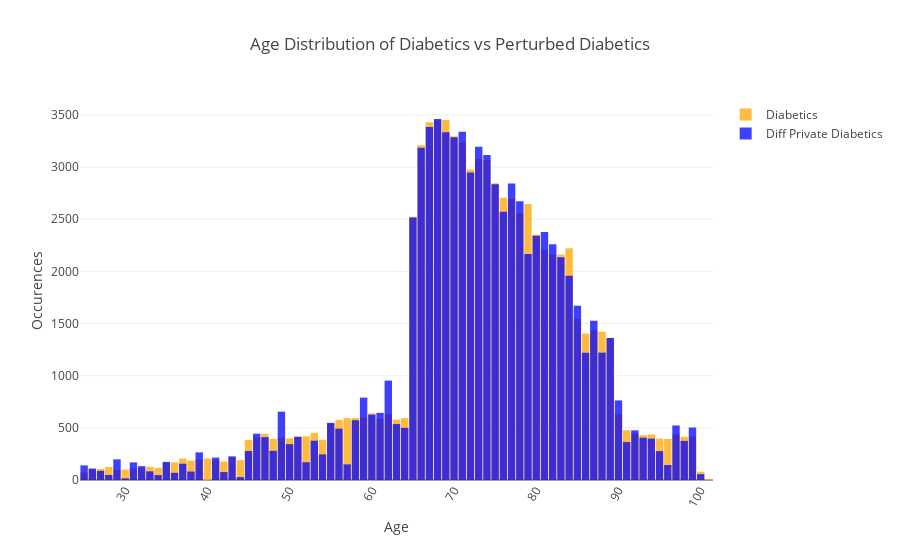

The code cell stored with this chart in its notebook:
### Markdown cell above
## Differentially Private Diabetics

### Code cell
from IPython.display import display
from ipywidgets import interact, interactive, fixed, interact_manual
import ipywidgets as widgets
import numpy as np
from collections import Counter

def mean(dataframe):
    tuples = zip(dataframe['age'], dataframe['count'])
    sum_of_numbers = sum(number*count for number, count in tuples)
    count = sum(count for n, count in tuples)
    mean = sum_of_numbers / count
    
    return mean

def perturb_age(counts, epsilon=1):
    
    temp = []
    
    for k,v in zip(counts['age'], counts['count']):
        noise = np.random.laplace(scale=1/epsilon);
        cur_count = np.round(v + noise)
        if cur_count < 0:
            cur_count = 0
        temp.append((k, cur_count))
    
    return pd.DataFrame(temp, columns=['age', 'count'])

def run(button):
    
    DP_diabetics = perturb_age(diabetics, slider.value)
    
    diab_data = go.Bar(x=diabetics['age'], y=diabetics['count'], name="Diabetics", marker=dict(
        color='#FFA500'), opacity=0.75)

    DP_diab_data = go.Bar(x=DP_diabetics['age'], y=DP_diabetics['count'], name="Diff Private Diabetics", marker=dict(
        color='#0000FF'), opacity=0.75)

    layout = go.Layout(
        title='Age Distribution of Diabetics vs Perturbed Diabetics', 
        xaxis={'title':'Age', 'tickangle': 300, 'exponentformat': 'none'}, 
        yaxis={'title':'Occurences'},
        showlegend=True,
        bargap=0.1,
        barmode='overlay')

    data_all = [diab_data, DP_diab_data]

    fig = go.Figure(data=data_all, layout=layout)
    
    iplot(fig, filename='overlaid histogram')
    

button = widgets.Button(description="Run Query")
button.on_click(run)

box = widgets.Box()

slider = widgets.FloatSlider(min=0.001, max=10, value=0.01, step=0.001, description='Epsilon')

display(slider)
display(button)

box

### Figure 1 — Plotly figure (JSON) as saved in the notebook; plotly's stock layout.template omitted (floating-point values rounded to 4 significant figures)
{"data": [{"marker": {"color": "#FFA500"}, "name": "Diabetics", "opacity": 0.75, "type": "bar", "x": [25, 26, 27, 28, 29, 30, 31, 32, 33, 34, 35, 36, 37, 38, 39, 40, 41, 42, 43, 44, 45, 46, 47, 48, 49, 50, 51, 52, 53, 54, 55, 56, 57, 58, 59, 60, 61, 62, 63, 64, 65, 66, 67, 68, 69, 70, 71, 72, 73, 74, 75, 76, 77, 78, 79, 80, 81, 82, 83, 84, 85, 86, 87, 88, 89, 90, 91, 92, 93, 94, 95, 96, 97, 98, 99, 100, 101], "y": [73, 103, 106, 125, 97, 99, 112, 118, 127, 117, 164, 169, 206, 186, 196, 206, 190, 178, 218, 190, 385, 409, 443, 395, 405, 398, 417, 419, 451, 386, 540, 577, 593, 594, 599, 639, 588, 632, 580, 593, 2523, 3209, 3431, 3453, 3452, 3296, 3236, 2977, 3077, 3069, 2845, 2706, 2696, 2561, 2645, 2351, 2208, 2163, 2163, 2223, 1544, 1405, 1436, 1421, 1364, 635, 477, 446, 430, 437, 397, 393, 436, 414, 417, 80, 12]}, {"marker": {"color": "#0000FF"}, "name": "Diff Private Diabetics", "opacity": 0.75, "type": "bar", "x": [25, 26, 27, 28, 29, 30, 31, 32, 33, 34, 35, 36, 37, 38, 39, 40, 41, 42, 43, 44, 45, 46, 47, 48, 49, 50, 51, 52, 53, 54, 55, 56, 57, 58, 59, 60, 61, 62, 63, 64, 65, 66, 67, 68, 69, 70, 71, 72, 73, 74, 75, 76, 77, 78, 79, 80, 81, 82, 83, 84, 85, 86, 87, 88, 89, 90, 91, 92, 93, 94, 95, 96, 97, 98, 99, 100, 101], "y": [140, 110, 88, 48, 198, 16, 169, 133, 83, 47, 174, 69, 156, 81, 265, 0, 215, 76, 227, 28, 278, 444, 411, 280, 655, 344, 414, 170, 377, 246, 548, 492, 150, 573, 790, 627, 644, 953, 536, 500, 2516, 3186, 3384, 3461, 3335, 3286, 3338, 2949, 3196, 3115, 2836, 2571, 2843, 2672, 2166, 2342, 2378, 2261, 2136, 1958, 1670, 1220, 1527, 1221, 1362, 763, 364, 476, 406, 397, 277, 144, 523, 375, 503, 56, 0]}], "layout": {"bargap": 0.1, "barmode": "overlay", "showlegend": true, "title": "Age Distribution of Diabetics vs Perturbed Diabetics", "xaxis": {"exponentformat": "none", "tickangle": 300, "title": "Age"}, "yaxis": {"title": "Occurences"}}}
